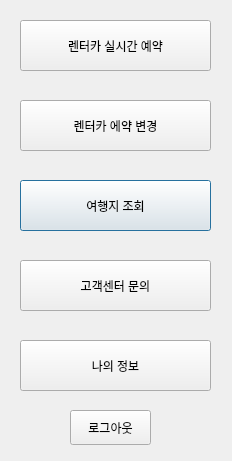
<?xml version="1.0" encoding="UTF-8"?>
<ui version="4.0">
 <class>menu</class>
 <widget class="QDialog" name="menu">
  <property name="geometry">
   <rect>
    <x>0</x>
    <y>0</y>
    <width>232</width>
    <height>461</height>
   </rect>
  </property>
  <property name="windowTitle">
   <string>준회원</string>
  </property>
  <widget class="QPushButton" name="tourist">
   <property name="geometry">
    <rect>
     <x>20</x>
     <y>180</y>
     <width>191</width>
     <height>51</height>
    </rect>
   </property>
   <property name="text">
    <string>여행지 조회</string>
   </property>
  </widget>
  <widget class="QPushButton" name="user_infor">
   <property name="geometry">
    <rect>
     <x>20</x>
     <y>340</y>
     <width>191</width>
     <height>51</height>
    </rect>
   </property>
   <property name="text">
    <string>나의 정보</string>
   </property>
  </widget>
  <widget class="QPushButton" name="logout_btn">
   <property name="geometry">
    <rect>
     <x>70</x>
     <y>410</y>
     <width>81</width>
     <height>35</height>
    </rect>
   </property>
   <property name="text">
    <string>로그아웃</string>
   </property>
  </widget>
  <widget class="QPushButton" name="rental_btn">
   <property name="geometry">
    <rect>
     <x>20</x>
     <y>20</y>
     <width>191</width>
     <height>51</height>
    </rect>
   </property>
   <property name="text">
    <string>렌터카 실시간 예약</string>
   </property>
  </widget>
  <widget class="QPushButton" name="change_btn">
   <property name="geometry">
    <rect>
     <x>20</x>
     <y>100</y>
     <width>191</width>
     <height>51</height>
    </rect>
   </property>
   <property name="text">
    <string>렌터카 에약 변경</string>
   </property>
  </widget>
  <widget class="QPushButton" name="center_btn">
   <property name="geometry">
    <rect>
     <x>20</x>
     <y>260</y>
     <width>191</width>
     <height>51</height>
    </rect>
   </property>
   <property name="text">
    <string>고객센터 문의</string>
   </property>
  </widget>
 </widget>
 <resources/>
 <connections/>
</ui>
